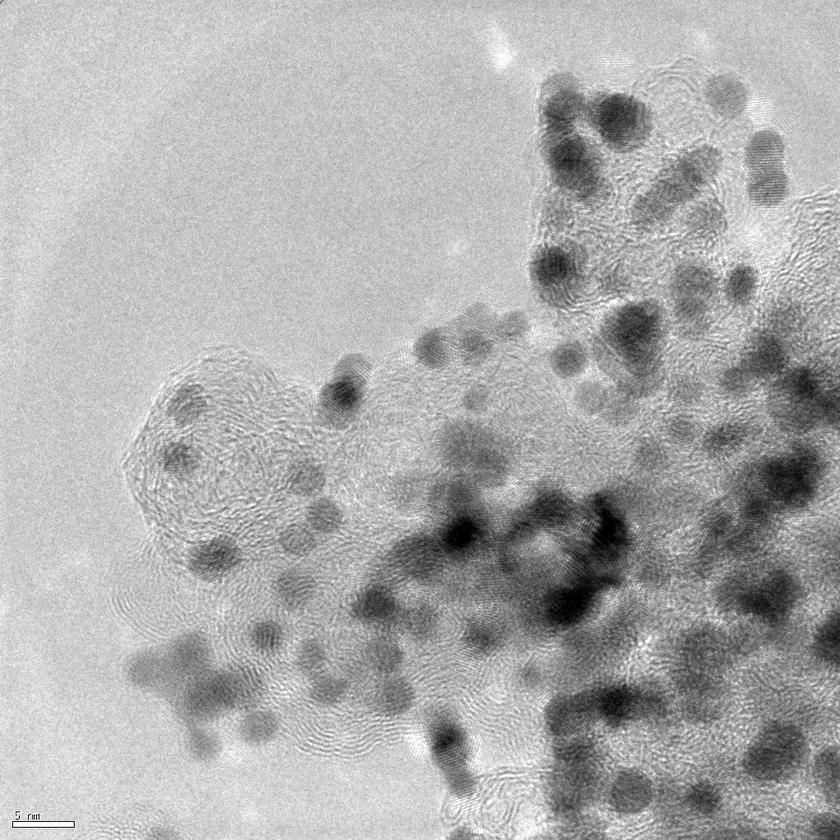
%> input picture Solution5/kompozit.tif, 840 x 840 px, shrunk from 1024 x 1024 before the run
$ octave MorphologicalImageProcessing.m   (GNU Octave 9; MATLAB toolbox functions it lacks are replaced by stand-ins)
%> lines starting %> are read from the running program, lines starting %| are printed output that depends on the picture
clc;
clear all;
close all;

image = imread('kompozit.tif');
%> image is the input picture: size 840x840x3 uint8; min 0, max 255, mean 172.4
figure, imshow(image), title('orjinal imaj');

imageBackground = 255 - image;
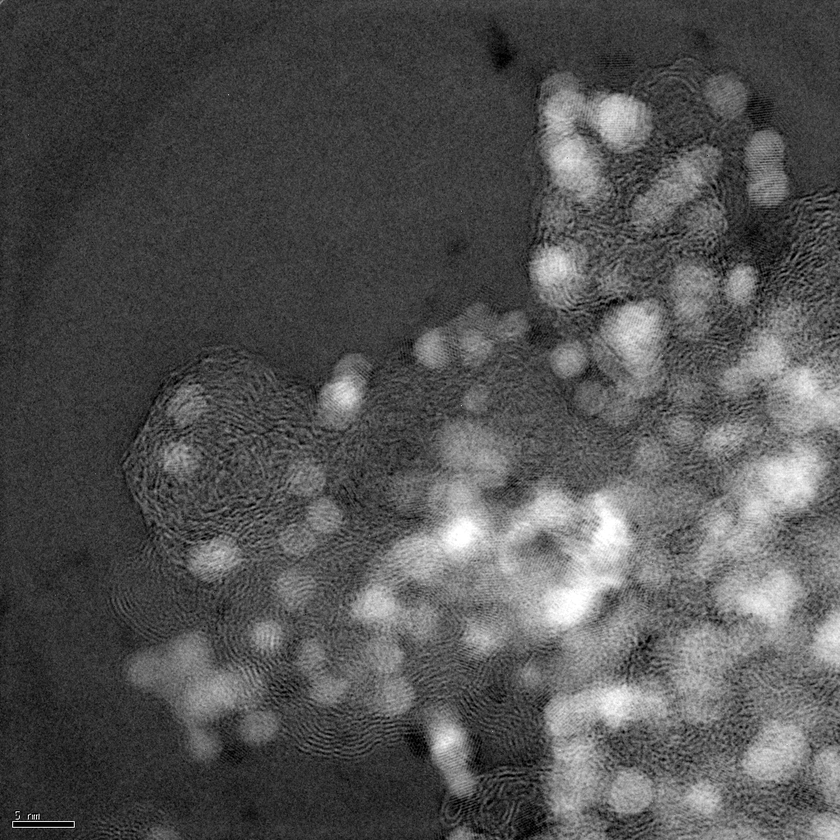
%> imageBackground: size 840x840x3 uint8; min 0, max 255, mean 82.6
figure, imshow(imageBackground), title('imajin arka plani');

se = strel('disk', 20);
erode = imerode(imageBackground, se);
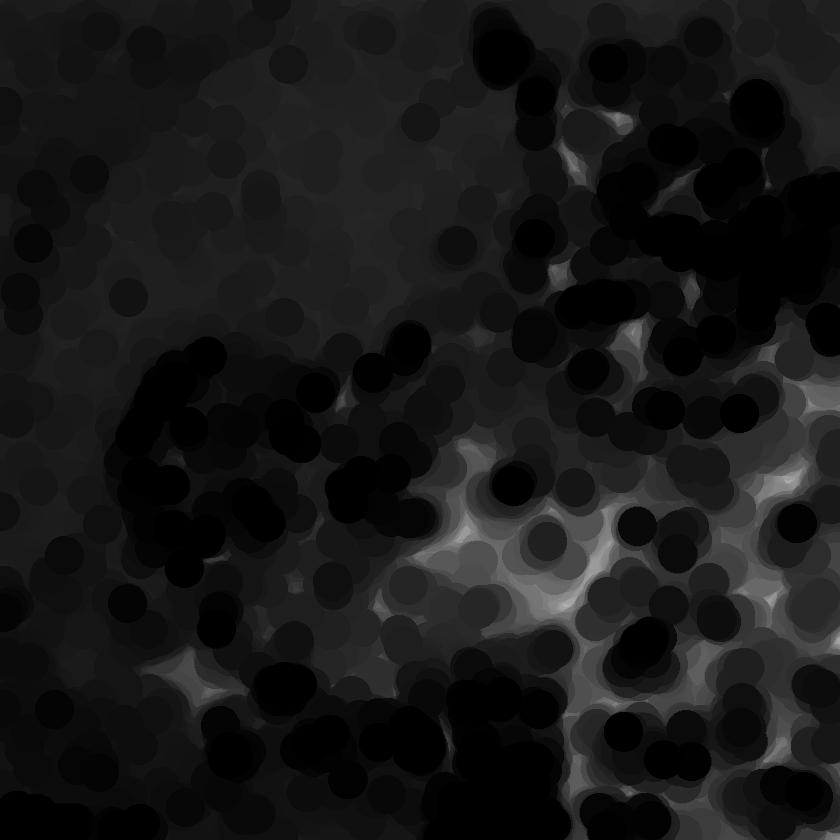
%> erode: size 840x840x3 uint8; min 0, max 179, mean 23.3
figure, imshow(erode), title('imajin asindirilmis hali');

dilate = imdilate(imageBackground, se);
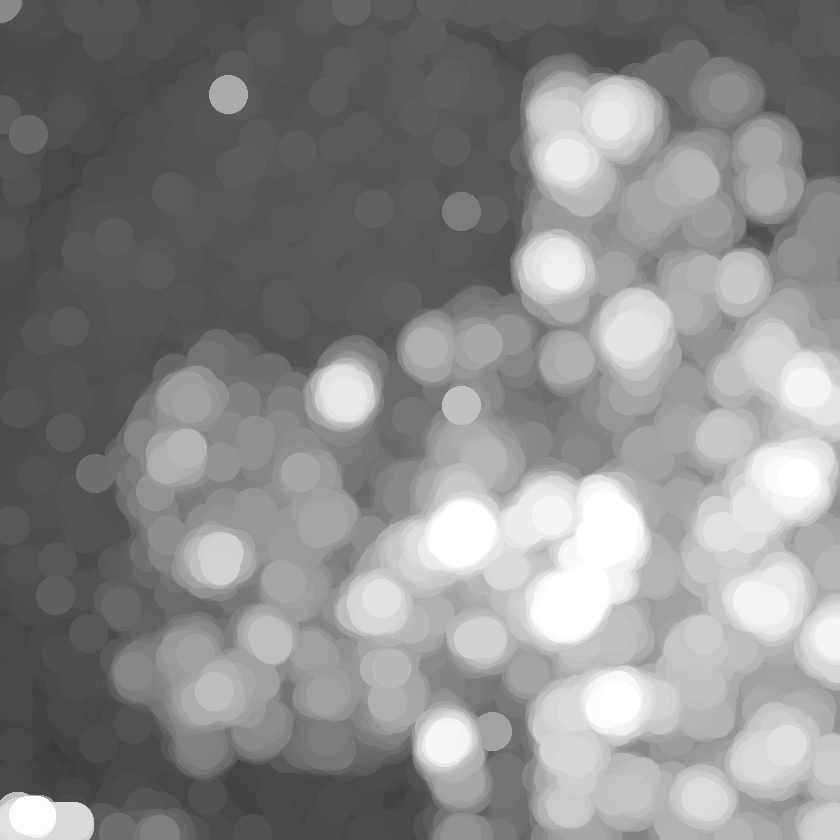
%> dilate: size 840x840x3 uint8; min 59, max 255, mean 137.6
figure, imshow(dilate), title('imajin genisletilmis hali');

opening = imopen(imageBackground, se);
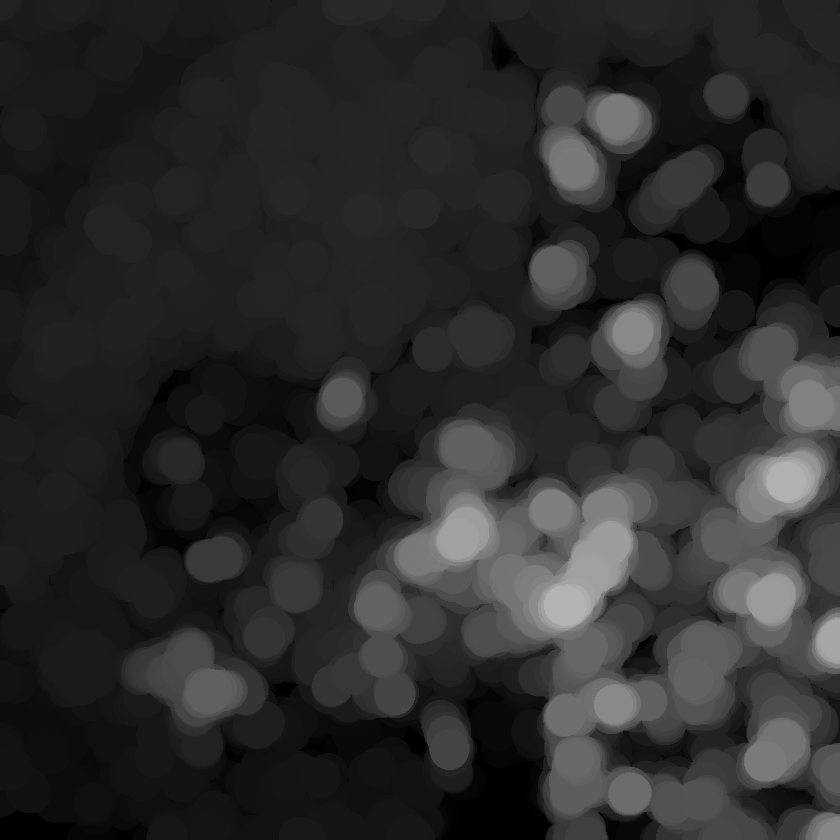
%> opening: size 840x840x3 uint8; min 0, max 179, mean 44
figure, imshow(opening), title('imajin acilmis hali');

closing = imclose(imageBackground, se);
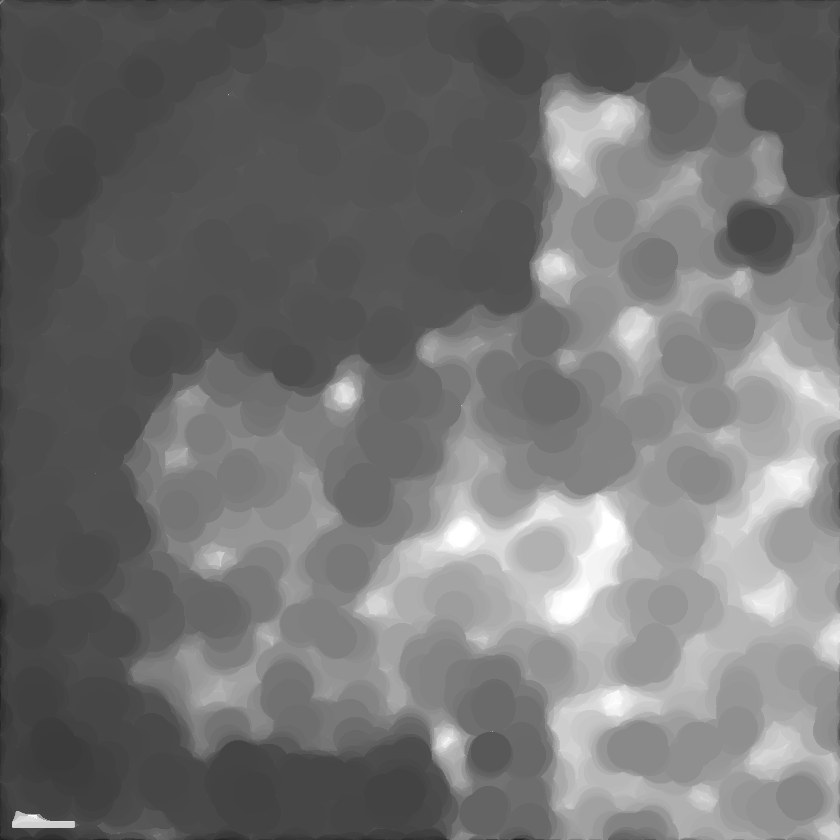
%> closing: size 840x840x3 uint8; min 31, max 255, mean 115.4
figure, imshow(closing), title('imajin kapanmis hali');

subplot(331), imshow(image), title('orjinal imaj');
subplot(332), imshow(imageBackground), title('imajin arka plani');
subplot(333), imshow(erode), title('imajin asindirilmis hali');
subplot(334), imshow(dilate), title('imajin genisletilmis hali');
subplot(335), imshow(opening), title('imajin acilmis hali');
subplot(336), imshow(closing), title('imajin kapanmis hali');
